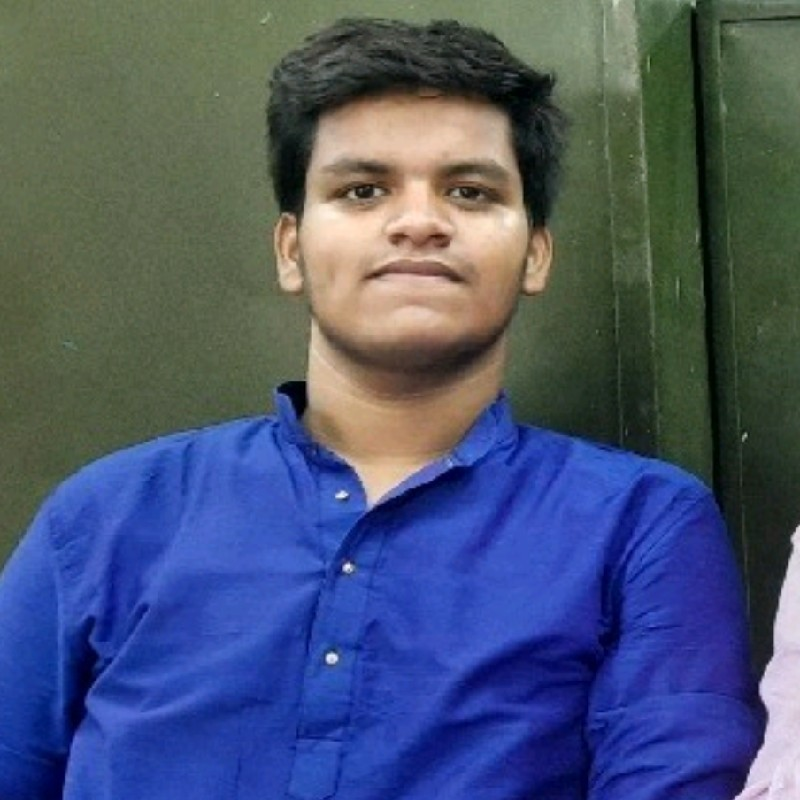
%> input picture bikash.jpg, 800 x 800 px
$ octave --eval "displayGrayHistogram(imread('bikash.jpg'));"   (GNU Octave 9; MATLAB toolbox functions it lacks are replaced by stand-ins)
%> lines starting %> are read from the running program, lines starting %| are printed output that depends on the picture
function displayGrayHistogram(image)
if size(image, 3) == 3
 image = rgb2gray(image);
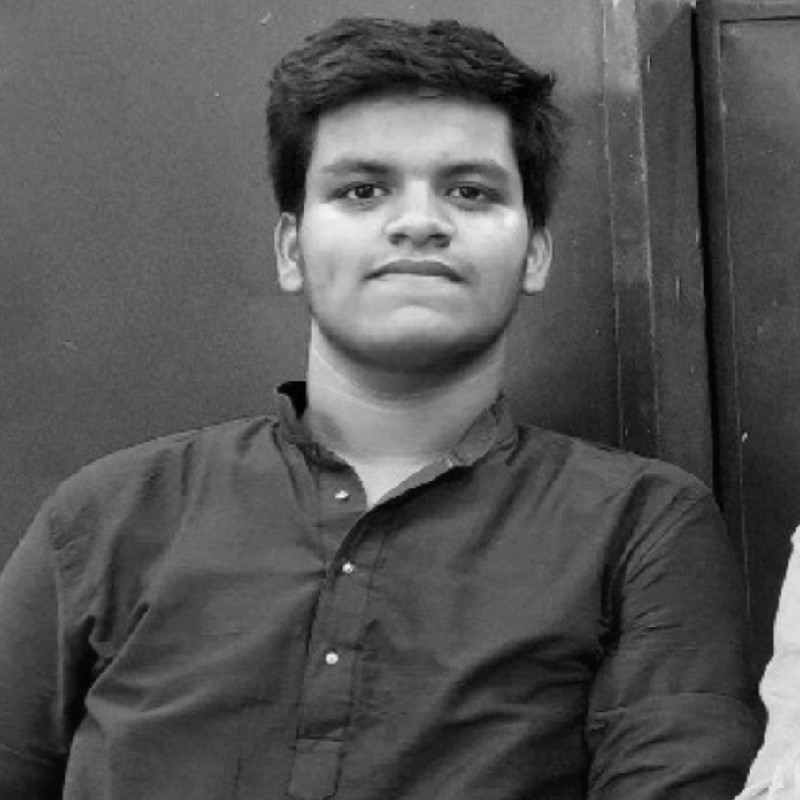
%> image: size 800x800 uint8; min 0, max 244, mean 85.5
%> `displayGrayHistogram(imread('bikash.jpg'));`:
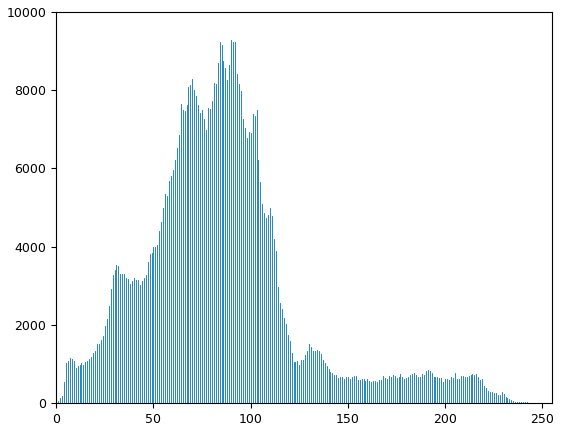
%> figure redrawn from the program's plot data; highest point at x = 90, y = 9277
end
title('Histogram of Grayscale Image');
imhist(image);

end
